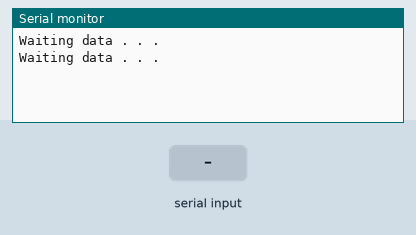
Simulated run of this sketch. Board: Arduino Mega 2560, built with avr-gcc and run on an emulated ATmega2560. Parts: the last lines printed to the serial monitor. Inputs (shaded band) come from the test bench.

Above: at 1.2 s.
1.3 s: "1" received over the second serial link
At 3.2 s:
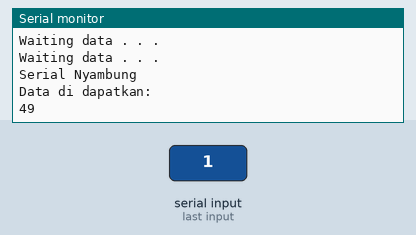
3.5 s: "0" received over the second serial link
At 4.8 s:
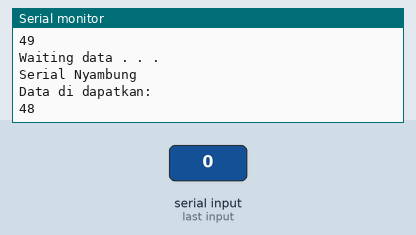
5.0 s: "2" received over the second serial link
At 6.1 s:
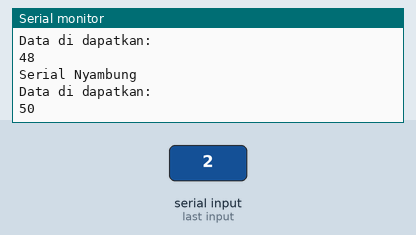

Measured:
- after the input at 1.3 s, the serial monitor: prints a new line after 0.72 s (image 1)
- after the input at 3.5 s, the serial monitor: prints a new line after 0.56 s (image 2)
- after the input at 5.0 s, the serial monitor: prints a new line at once (image 3)

The sketch:

B2-Arduino_Mega_V2.ino
```cpp
// SETUP *************************************************************************
void setup()
{
  Serial.begin(9600);      // start serial communication at 9600bps
  Serial1.begin(9600);     // start serial1 communication at 9600bps
  Serial.flush();
  Serial1.flush();

} // End Setup


// LOOP *************************************************************************

void loop()
{


int dataFromB2=0;
Serial.println("Waiting data . . .");
  while(Serial1.available()>0) //Wait for 2 bytes to arrive
  {
    Serial.println("Serial Nyambung");
        dataFromB2=Serial1.read();
      Serial.println("Data di dapatkan: ");
      Serial.println(dataFromB2);
      delay(1000);
  } //End While
    delay(1000);
}  // End Loop.
```
